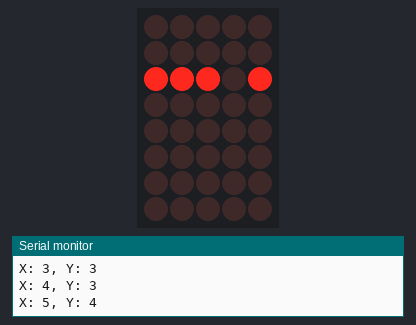
A sketch run on a simulated Arduino Uno, built with avr-gcc and run on an emulated ATmega328P. Parts: 5×8 LED matrix, the last lines printed to the serial monitor. Wiring (inferred from the names in the program): LED matrix (orientation assumed): rows pin 13, pin 12, pin 2, pin 10, pin 9, pin 8, pin 7, A0; columns pin 3, pin 4, pin 11, A2, A3. Random numbers use the default seed unless the sketch sets one.

Above: at 4.8 s.
At 11.3 s:
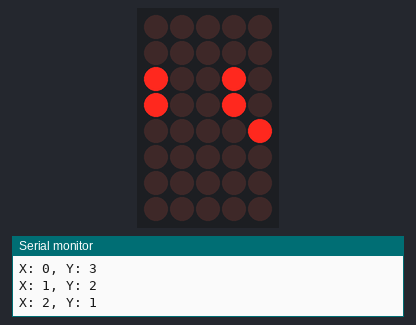
At 17.4 s:
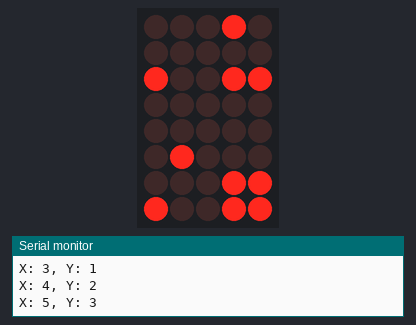
At 19.2 s:
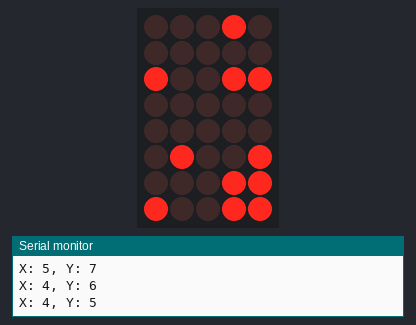
At 24.1 s:
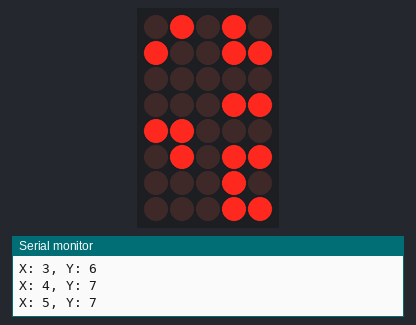
At 34.4 s:
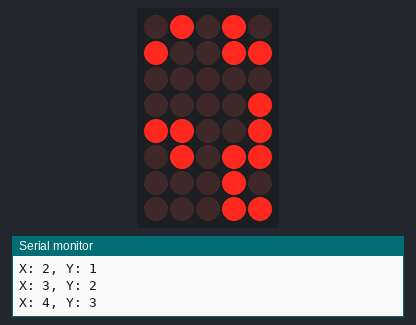

Measured:
- what the display in image 0 shows lasts 1.8 s, from 4.8 s to 6.6 s
- what the display in image 1 shows lasts 2.5 s, from 11.3 s to 13.8 s
- what the display in image 3 shows lasts 2.2 s, from 19.1 s to 21.3 s
- what the display in image 4 shows lasts 5.0 s, from 24.1 s to 29.1 s
- what the display in image 5 shows lasts 2.0 s, from 34.4 s to 36.4 s

The sketch:

LED_Worm.ino
```cpp
// Randomly toggle LEDs on an 8x8 array

#include <MsTimer2.h>

const int PIN_ROW[8] = {A0, 13, 12, 11, 10, 9, 8, 7};
const int PIN_COL[8] = {2, 3, 4, A2, A3, A4, A5, A1};

volatile unsigned char vidmem[8];

int x;
int y;
int dx;
int dy;

void setup() {
  Serial.begin(115200);

  randomSeed(analogRead(A0));

  // Set pins to output
  for (int i = 0; i < 8; i++) {
    digitalWrite(PIN_ROW[i], LOW);
    digitalWrite(PIN_COL[i], LOW);
    pinMode(PIN_ROW[i], OUTPUT);
    pinMode(PIN_COL[i], OUTPUT);
  }

  memset(vidmem, 0, sizeof(vidmem));

  MsTimer2::set(2, scanDisp);
  MsTimer2::start();

  x = random(8);
  y = random(8);
  do {
    dx = random(3) - 1; // -1, 0 ,1
    dy = random(3) - 1; // -1, 0, 1
  } while (dx == 0 && dy == 0); // (0,0) is not allowed)
}

// Swicth to the next line of the display
void scanDisp() {
  static int y = 0;
  int x;
  digitalWrite(PIN_ROW[y], LOW);
  for (x = 0; x < 8; x++) digitalWrite(PIN_COL[x], LOW);
  y = (y + 1) % 8;
  digitalWrite(PIN_ROW[y], HIGH);
  for (x = 0; x < 8; x++) {
    digitalWrite(PIN_COL[x], (vidmem[y] & (1 << x)) ? HIGH : LOW);
  }
}


int sgn(float a) {
  if (a > 0) return 1;
  if (a < 0) return -1;
  return 0;
}

void loop() {
  int tdx, tdy;

  vidmem[y] ^= (1 << x); // Toggle current bit
  //memset(vidmem, 0, 8);
  //vidmem[y] |= (1 << x); // Toggle current bit

  x = x + dx;
  if (x == 8) {
    x = 7;
    dx = -dx;
  }
  if (x == -1) {
    x = 0;
    dx = -dx;
  }
  y = y + dy;
  if (y == 8) {
    y = 7;
    dy = -dy;
  }
  if (y == -1) {
    y = 0;
    dy = -dy;
  }

  Serial.print("X: "); Serial.print(x); Serial.print(", Y: "); Serial.println(y);

  switch (random(10)) {
    case 0: // Turn left
      tdx = sgn(dx * cos(PI / 4) - dy * sin(PI / 4));
      tdy = sgn(dx + sin(PI / 4) + dy * cos(PI / 4));
      dx = tdx;
      dy = tdy;
      break;
    case 1: // Turn Right
      tdx = sgn(dx * cos(-PI / 4) - dy * sin(-PI / 4));
      tdy = sgn(dx + sin(-PI / 4) + dy * cos(-PI / 4));
      dx = tdx;
      dy = tdy;
      break;
    default: // Do nothing
      break;
  }
  delay(250);
}
```
